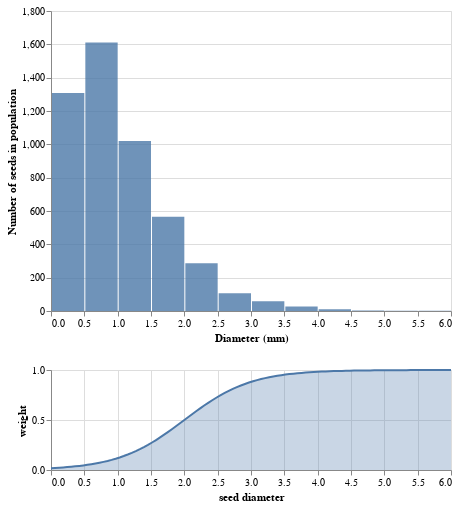

Notebook code cell kept with this figure:
### Markdown cell above
The actual probability that a seed is included in the sample -- its **inclusion probability** -- is proportional to the sampling weight. These inclusion probabilities $\pi_i$ can be calculated by normalizing the weights $w_i$:

$$\pi_i = \frac{w_i}{\sum_i w_i}$$

It may help you to picture how the weights will be used in sampling to line up this plot with the population distribution. In effect, we will sample more from the right tail of the population distribution, where the weight is nearest to 1.

### Code cell
hist_pop & weight_plot

### Figure 1 — Vega-Lite specification as saved in the notebook (floating-point values rounded to 4 significant figures; data arrays with more than 128 entries replaced by an {"elided": "..."} marker saying what was removed)
{"config": {"view": {"continuousWidth": 400, "continuousHeight": 300}}, "vconcat": [{"data": {"name": "data-a380aeb89abe40f2b96feb01db994829"}, "mark": {"type": "bar", "opacity": 0.8}, "encoding": {"x": {"type": "quantitative", "bin": {"maxbins": 20}, "field": "diameter", "scale": {"domain": [0, 6]}, "title": "Diameter (mm)"}, "y": {"type": "quantitative", "aggregate": "count", "title": "Number of seeds in population"}}, "height": 300, "width": 400}, {"data": {"name": "data-bd1608fc089bfebe87d6034989b5ca13"}, "mark": {"type": "area", "line": true, "opacity": 0.3}, "encoding": {"x": {"type": "quantitative", "field": "seed diameter"}, "y": {"type": "quantitative", "field": "weight"}}, "height": 100}], "$schema": "https://vega.github.io/schema/vega-lite/v4.8.1.json", "datasets": {"data-a380aeb89abe40f2b96feb01db994829": {"elided": "5000 records"}, "data-bd1608fc089bfebe87d6034989b5ca13": [{"seed diameter": 0.0, "weight": 0.01799}, {"seed diameter": 0.06061, "weight": 0.02026}, {"seed diameter": 0.1212, "weight": 0.02281}, {"seed diameter": 0.1818, "weight": 0.02567}, {"seed diameter": 0.2424, "weight": 0.02888}, {"seed diameter": 0.303, "weight": 0.03249}, {"seed diameter": 0.3636, "weight": 0.03652}, {"seed diameter": 0.4242, "weight": 0.04103}, {"seed diameter": 0.4848, "weight": 0.04608}, {"seed diameter": 0.5455, "weight": 0.05171}, {"seed diameter": 0.6061, "weight": 0.05798}, {"seed diameter": 0.6667, "weight": 0.06497}, {"seed diameter": 0.7273, "weight": 0.07273}, {"seed diameter": 0.7879, "weight": 0.08134}, {"seed diameter": 0.8485, "weight": 0.09087}, {"seed diameter": 0.9091, "weight": 0.1014}, {"seed diameter": 0.9697, "weight": 0.113}, {"seed diameter": 1.03, "weight": 0.1257}, {"seed diameter": 1.091, "weight": 0.1397}, {"seed diameter": 1.152, "weight": 0.1549}, {"seed diameter": 1.212, "weight": 0.1714}, {"seed diameter": 1.273, "weight": 0.1893}, {"seed diameter": 1.333, "weight": 0.2086}, {"seed diameter": 1.394, "weight": 0.2293}, {"seed diameter": 1.455, "weight": 0.2514}, {"seed diameter": 1.515, "weight": 0.2749}, {"seed diameter": 1.576, "weight": 0.2998}, {"seed diameter": 1.636, "weight": 0.3258}, {"seed diameter": 1.697, "weight": 0.353}, {"seed diameter": 1.758, "weight": 0.3811}, {"seed diameter": 1.818, "weight": 0.4101}, {"seed diameter": 1.879, "weight": 0.4397}, {"seed diameter": 1.939, "weight": 0.4697}, {"seed diameter": 2.0, "weight": 0.5}, {"seed diameter": 2.061, "weight": 0.5303}, {"seed diameter": 2.121, "weight": 0.5603}, {"seed diameter": 2.182, "weight": 0.5899}, {"seed diameter": 2.242, "weight": 0.6189}, {"seed diameter": 2.303, "weight": 0.647}, {"seed diameter": 2.364, "weight": 0.6742}, {"seed diameter": 2.424, "weight": 0.7002}, {"seed diameter": 2.485, "weight": 0.7251}, {"seed diameter": 2.545, "weight": 0.7486}, {"seed diameter": 2.606, "weight": 0.7707}, {"seed diameter": 2.667, "weight": 0.7914}, {"seed diameter": 2.727, "weight": 0.8107}, {"seed diameter": 2.788, "weight": 0.8286}, {"seed diameter": 2.848, "weight": 0.8451}, {"seed diameter": 2.909, "weight": 0.8603}, {"seed diameter": 2.97, "weight": 0.8743}, {"seed diameter": 3.03, "weight": 0.887}, {"seed diameter": 3.091, "weight": 0.8986}, {"seed diameter": 3.152, "weight": 0.9091}, {"seed diameter": 3.212, "weight": 0.9187}, {"seed diameter": 3.273, "weight": 0.9273}, {"seed diameter": 3.333, "weight": 0.935}, {"seed diameter": 3.394, "weight": 0.942}, {"seed diameter": 3.455, "weight": 0.9483}, {"seed diameter": 3.515, "weight": 0.9539}, {"seed diameter": 3.576, "weight": 0.959}, {"seed diameter": 3.636, "weight": 0.9635}, {"seed diameter": 3.697, "weight": 0.9675}, {"seed diameter": 3.758, "weight": 0.9711}, {"seed diameter": 3.818, "weight": 0.9743}, {"seed diameter": 3.879, "weight": 0.9772}, {"seed diameter": 3.939, "weight": 0.9797}, {"seed diameter": 4.0, "weight": 0.982}, {"seed diameter": 4.061, "weight": 0.984}, {"seed diameter": 4.121, "weight": 0.9858}, {"seed diameter": 4.182, "weight": 0.9874}, {"seed diameter": 4.242, "weight": 0.9888}, {"seed diameter": 4.303, "weight": 0.9901}, {"seed diameter": 4.364, "weight": 0.9912}, {"seed diameter": 4.424, "weight": 0.9922}, {"seed diameter": 4.485, "weight": 0.9931}, {"seed diameter": 4.545, "weight": 0.9939}, {"seed diameter": 4.606, "weight": 0.9946}, {"seed diameter": 4.667, "weight": 0.9952}, {"seed diameter": 4.727, "weight": 0.9957}, {"seed diameter": 4.788, "weight": 0.9962}, {"seed diameter": 4.848, "weight": 0.9967}, {"seed diameter": 4.909, "weight": 0.997}, {"seed diameter": 4.97, "weight": 0.9974}, {"seed diameter": 5.03, "weight": 0.9977}, {"seed diameter": 5.091, "weight": 0.9979}, {"seed diameter": 5.152, "weight": 0.9982}, {"seed diameter": 5.212, "weight": 0.9984}, {"seed diameter": 5.273, "weight": 0.9986}, {"seed diameter": 5.333, "weight": 0.9987}, {"seed diameter": 5.394, "weight": 0.9989}, {"seed diameter": 5.455, "weight": 0.999}, {"seed diameter": 5.515, "weight": 0.9991}, {"seed diameter": 5.576, "weight": 0.9992}, {"seed diameter": 5.636, "weight": 0.9993}, {"seed diameter": 5.697, "weight": 0.9994}, {"seed diameter": 5.758, "weight": 0.9995}, {"seed diameter": 5.818, "weight": 0.9995}, {"seed diameter": 5.879, "weight": 0.9996}, {"seed diameter": 5.939, "weight": 0.9996}, {"seed diameter": 6.0, "weight": 0.9997}]}}
